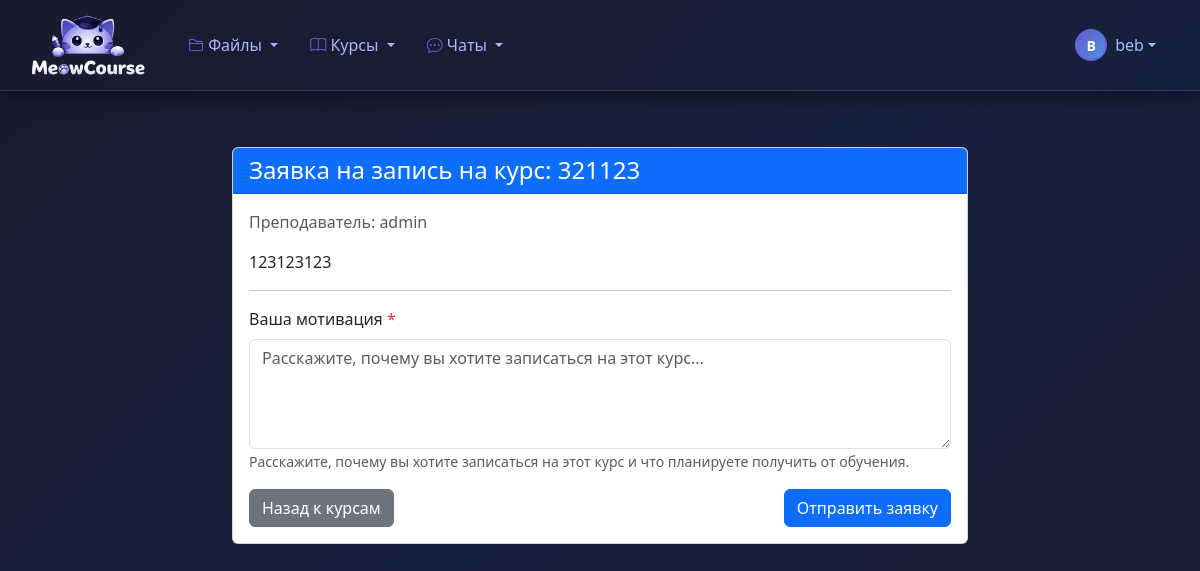
/enrollment-request/5/ (signed in), run on the app's committed database.
### classroom_core/models.py (models this page shows, shortened)
class Course(models.Model):
    STATUS_CHOICES = [
       ('draft', 'Черновик'),
       ('active', 'Активный'),
       ('archived', 'Архивирован'),
       ('completed', 'Завершен'),
    ]
    title = models.CharField(max_length=255)
    description = models.TextField()
    short_description = models.CharField(max_length=200, blank=True)
    code = models.CharField(max_length=20, unique=True, blank=True)
    instructor = models.ForeignKey(
        User,
        on_delete=models.CASCADE,
        related_name='courses_created'
    )
    teaching_assistants = models.ManyToManyField(
        User,
        blank=True,
        related_name='courses_assisting'
    )
    students = models.ManyToManyField(
        User,
        blank=True,
        related_name='courses_enrolled'
    )
    student_groups = models.ManyToManyField(
        StudentGroup,
        blank=True,
        related_name='courses_enrolled',
        help_text='Группы студентов, зачисленные на курс'
    )
    status = models.CharField(
        max_length=20,
        choices=STATUS_CHOICES,
        default='draft'
    )
    start_date = models.DateTimeField(null=True, blank=True)
    end_date = models.DateTimeField(null=True, blank=True)
    created_at = models.DateTimeField(auto_now_add=True)
    updated_at = models.DateTimeField(auto_now=True)
    cover_image = models.ImageField(
        upload_to='course_covers/',
        null=True,
        blank=True
    )
    color = models.CharField(max_length=7, default='#3498db')
    is_public = models.BooleanField(default=False)
    allow_self_enrollment = models.BooleanField(default=True)
    max_students = models.IntegerField(null=True, blank=True)
    class Meta:
        ordering = ['-created_at']
        verbose_name = 'Курс'
        verbose_name_plural = 'Курсы'

### classroom_core/views.py (the view)
# urls.py: path('enrollment-request/<int:course_id>/', views.course_enrollment_request_create, name='course_enrollment_request_create'),
@login_required
def course_enrollment_request_create(request, course_id):
    course = get_object_or_404(Course, id=course_id)
    if course.students.filter(id=request.user.id).exists():
        messages.error(request, 'Вы уже записаны на этот курс')
        return redirect('classroom_core:course_detail', course_id=course.id)
    existing_request = CourseEnrollmentRequest.objects.filter(
        course=course,
        student=request.user
    ).first()
    if existing_request:
        messages.info(request, 'У вас уже есть заявка на этот курс')
        return redirect('classroom_core:course_enrollment_request_detail', request_id=existing_request.id)
    if request.method == 'POST':
        form = CourseEnrollmentRequestForm(request.POST)
        if form.is_valid():
            request_obj = form.save(commit=False)
            request_obj.course = course
            request_obj.student = request.user
            request_obj.save()
            messages.success(request, 'Заявка на запись на курс успешно создана')
            return redirect('classroom_core:course_detail', course_id=course.id)
    else:
        form = CourseEnrollmentRequestForm()
    return render(request, 'classroom_core/course_enrollment_request_form.html', {
        'form': form,
        'course': course,
    })

### classroom_core/forms.py
class CourseEnrollmentRequestForm(forms.ModelForm):
    class Meta:
        model = CourseEnrollmentRequest
        fields = ['motivation']
        widgets = {
            'motivation': forms.Textarea(attrs={'class': 'form-control', 'rows': 4, 'placeholder': 'Расскажите, почему вы хотите записаться на этот курс...'}),
        }

### classroom_core/models.py (called while the page is built)
    def is_teacher(self):
        return self.role == 'teacher'

    def is_staff(self):
        return self.role == 'staff'

### templates/classroom_core/course_enrollment_request_form.html (shortened to what this page needs)
{% extends 'base.html' %}
{% block content %}
<div class="container mt-4">
    <div class="row justify-content-center">
        <div class="col-md-8">
            <div class="card">
                <div class="card-header bg-primary text-white">
                    <h4 class="mb-0">Заявка на запись на курс: {{ course.title }}</h4>
                </div>
                <div class="card-body">
                    <p class="text-muted">
                        {% if course.instructor %}
                            Преподаватель: {{ course.instructor.get_full_name|default:course.instructor.username }}
                        {% endif %}
                    </p>
                    <p>{{ course.description|truncatewords:50 }}</p>
                    <hr>
                    <form method="post">
                        <div class="mb-3">
                            <label for="{{ form.motivation.id_for_label }}" class="form-label">
                                Ваша мотивация <span class="text-danger">*</span>
                            </label>
                            {{ form.motivation }}
                            <small class="form-text text-muted">
                                Расскажите, почему вы хотите записаться на этот курс и что планируете получить от обучения.
                            </small>
                        </div>
                        <div class="d-flex justify-content-between">
                            <a href="{% url 'classroom_core:course_list' %}" class="btn btn-secondary">
                                Назад к курсам
                            </a>
                            <button type="submit" class="btn btn-primary">
                                Отправить заявку
                            </button>
                        </div>
                    </form>
                </div>
            </div>
        </div>
    </div>
</div>
{% endblock %}

### templates/base.html (shortened to what this page needs)
{% load static %}
<!DOCTYPE html>
<html lang="ru">
<head>
    <link href="https://cdn.jsdelivr.net/npm/bootstrap@5.3.0/dist/css/bootstrap.min.css" rel="stylesheet">
    <link rel="stylesheet" href="https://cdn.jsdelivr.net/npm/bootstrap-icons@1.10.0/font/bootstrap-icons.css">
</head>
<body>
    <nav class="navbar navbar-expand-lg dark-navbar">
        <div class="container-fluid">
            <a class="navbar-brand d-flex align-items-center" href="{% url 'classroom_core:course_list' %}">
                <img src="{% static 'images/logo.png' %}"
                    alt="MeowCourse"
                    class="me-2"
                    style="width: 120px; height: auto; max-height: 64px; object-fit: contain;">
            </a>
            <div class="collapse navbar-collapse" id="navbarNav">
                <ul class="navbar-nav me-auto">
                    <li class="nav-item dropdown">
                        <a class="nav-link dropdown-toggle" href="#" role="button" data-bs-toggle="dropdown">
                            <i class="bi bi-folder2"></i> Файлы
                        </a>
                    </li>
                    <li class="nav-item dropdown">
                        <a class="nav-link dropdown-toggle" href="#" role="button" data-bs-toggle="dropdown">
                            <i class="bi bi-book"></i> Курсы
                        </a>
                    </li>
                    <li class="nav-item dropdown">
                        <a class="nav-link dropdown-toggle" href="#" role="button" data-bs-toggle="dropdown">
                            <i class="bi bi-chat-dots"></i> Чаты
                        </a>
                    </li>
                </ul>
                <div class="d-flex align-items-center">
                    {% if user.is_authenticated %}
                    <div class="dropdown">
                        <a class="nav-link dropdown-toggle d-flex align-items-center" href="#" role="button" data-bs-toggle="dropdown">
                            <div class="user-avatar rounded-circle d-flex align-items-center justify-content-center" style="width: 32px; height: 32px; font-size: 0.875rem;">
                                {{ user.username|slice:":1"|upper }}
                            </div>
                            <span class="ms-2 d-none d-md-inline username-text">{{ user.username }}</span>
                        </a>
                    </div>
                    {% else %}
                    <a class="nav-link" href="{% url 'classroom_core:login' %}">
                        <i class="bi bi-box-arrow-in-right me-1"></i> Войти
                    </a>
                    {% endif %}
                </div>
            </div>
        </div>
    </nav>
    <div class="main-content">
        <div class="container-fluid">
            {% block content %}{% endblock %}
        </div>
    </div>
</body>
</html>

### templates/base.html (style rules this page uses)
body { background: linear-gradient(135deg, #1a1a2e 0%, #16213e 50%, #1a1a2e 100%); min-height: 100vh; }
.dark-navbar { background: linear-gradient(135deg, #1a1a2e 0%, #16213e 100%); border-bottom: 1px solid rgba(106, 90, 205, 0.3); box-shadow: 0 5px 20px rgba(0, 0, 0, 0.5); padding: 0.5rem 1rem; }
.dark-navbar .navbar-brand { color: #fff !important; font-weight: 600; transition: color 0.2s ease; }
.dark-navbar .nav-link { color: #a8b8ff !important; font-weight: 500; padding: 0.6rem 1rem !important; border-radius: 8px; transition: all 0.2s ease; }
.dark-navbar .nav-link i { color: #6a5acd; }
.user-avatar { background: linear-gradient(135deg, #6a5acd, #4a90e2) !important; color: white !important; font-weight: 600; border: 2px solid rgba(106, 90, 205, 0.5); transition: all 0.2s ease; }
.username-text { color: #a8b8ff; font-weight: 500; transition: color 0.2s ease; }
.main-content { background: transparent; padding: 2rem 1rem; }

### data on the page
Course: title "321123", instructor.get_full_name "admin", description "123123123"

### other printed values
{{ user.username|slice:":1"|upper }} "B"
{{ user.username }} "beb"
